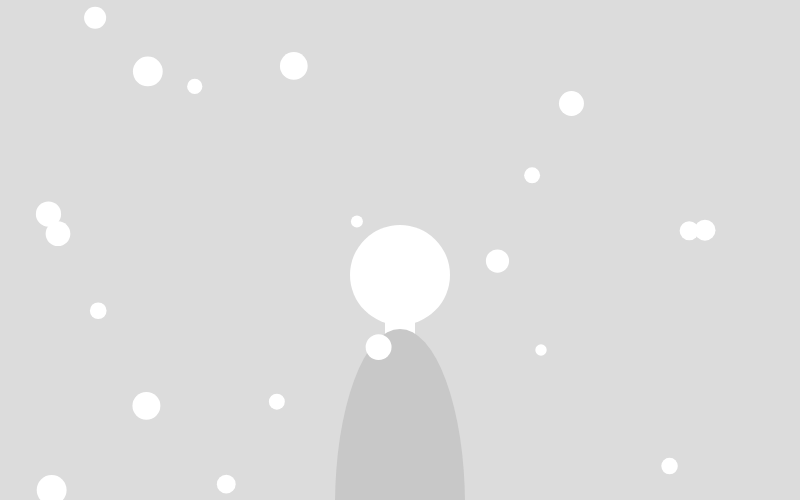
Frame 1 (no input)
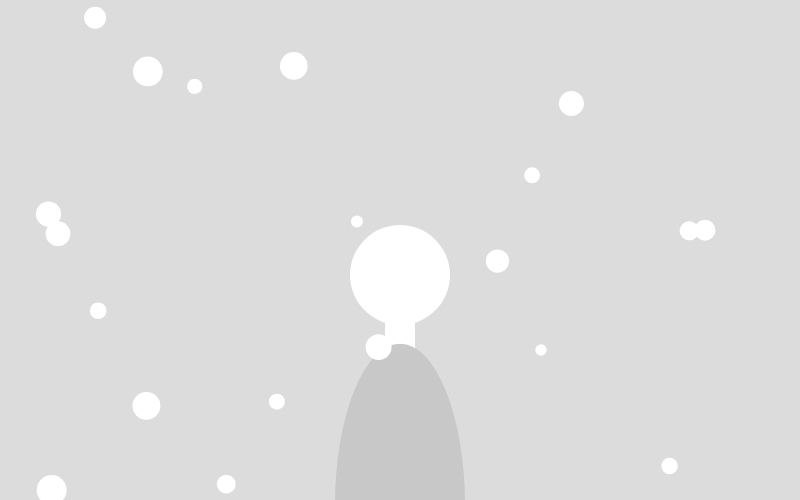
Frame 60 (no input)
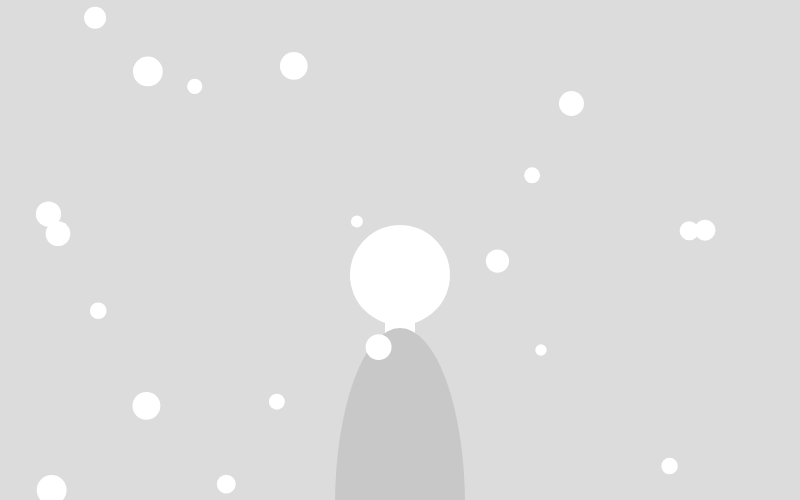
Frame 120 (the mouse pressed at the canvas centre since frame 60)

The p5.js sketch that drew these frames (run headless with seeded random() and noise() and a simulated clock; from frame 60 on, the mouse is pressed at the canvas centre):

// p5.js sketch
// ── sketch.js
let p=[]
let n=20

function setup() {
  createCanvas(800, 500);
  
  for (let i = 0; i<n; i++){
    p[i] = new Particle(random(width), random(height));
    //p.push(new Particle(random(width), random(height)));
  }

}

function draw() {
  background(220);
  
  // if (mouseIsPressed) {
  //   p.push(new Particle(mouseX, mouseY));
  // }
let  breathe = map(p.length, 0,n,0.1,0.7)
let  sh = map(p.length, 0,n, 13,18)
  noStroke()
  circle(width/2,height/2*1.1,100)
  rectMode(CENTER)
  rect(width/2,height/2*1.3,30,50)
  push()
  fill(200)
  ellipse(width/2,height+5,130,340+19*sin(frameCount*breathe))
  pop()
  
  for (let i = 0; i < p.length; i++) {
    p[i].drawParticle();
    p[i].moveAway();
     if (p[i].isDone){
      p.splice(i,1);
          }

  }
console.log(breathe)
  
}

class Particle{
  constructor(x, y){
    //variables
  this.x = x; 
  this.y = y;
  this.accX = 0; 
  this.accY = 0;
  this.speedX = 0;
  this.speedY = 0;
  this.away = 0.2; //change this to make it go further
  this.isDone = false
  this.r = random(10, 30); 
    
  }
  drawParticle(){
    circle(this.x, this.y, this.r);
  }
  moveAway(){
    let d = dist(mouseX, mouseY, this.x, this.y);
  //establish condition
  if (d < 25) { //radius of the circle
    this.accX = (mouseX - this.x) * -this.away;
    this.accY = (mouseY - this.y) * -this.away;
    this.speedX += this.accX;
    this.speedY += this.accY;
  } 
  //update speed
  this.speedX = this.speedX * 0.9; // 10% less per frame
  this.speedY = this.speedY * 0.9; // 10% less per frame
  //update position
  this.x += this.speedX;
  this.y += this.speedY;
    
    
     if (this.x < -10 || this.x > width + 10 || this.y < -10 || this.y > height + 10) {
      this.isDone = true;
    }
    
  }
  

}
